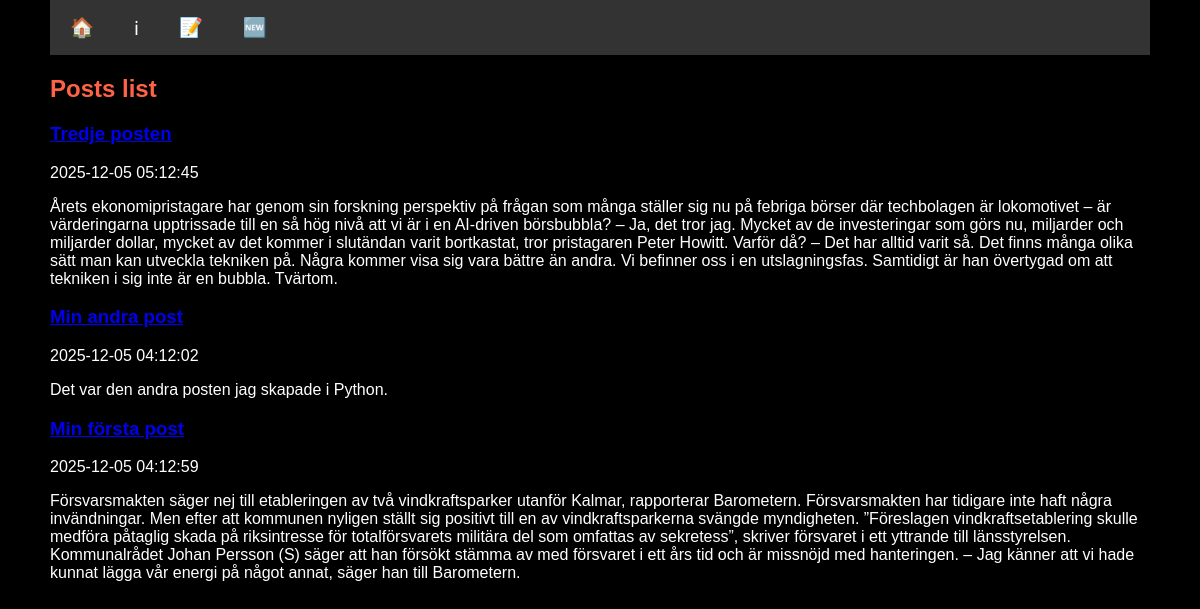
/posts/, run on the app's committed database.
### posts/models.py (models this page shows, shortened)
class Post(models.Model):
    title = models.CharField(max_length=200)
    body = models.TextField()
    slug = models.SlugField()
    date = models.DateTimeField(auto_now_add=True)
    banner = models.ImageField(default='fallback.png', blank=True)

### posts/views.py (the view)
# urls.py: path('', views.posts_lists, name='list'),
def posts_lists(request):
    posts = Post.objects.all().order_by("-date")
    return render(request, "posts/posts_lists.html", {"posts": posts})

### posts/templates/posts/posts_lists.html (shortened to what this page needs)
{% extends "layout.html" %}
{% block content %}
    <section>
        <h1 class="topheader">Posts list</h1>
        {% for post in posts %}
            <article class="post">
                <h1 class="posttitle">
                    <a href="{% url 'posts:page' slug=post.slug %}">
                        {{ post.title }}
                    </a>
                </h1>
                <p>{{ post.date|date:"Y-m-d h:m:s" }}</p>
                <p class="body">{{ post.body }}</p>
                </article>
        {% endfor %}
    </section>
{% endblock %}

### static/css/style.css (style rules this page uses)
body { margin: 50px; margin-top: 0px; padding: 0; font-family: sans-serif; font-size: 1rem; background-color: black; color: white; text-align: left; }
p.body { font-size: 1rem; text-align: left; }
h1.posttitle { color: hotpink; text-align: left; }
h1.topheader { color: tomato; }

### data on the page
Post: title "Tredje posten", date "2025-12-05 05:12:45", body "Årets ekonomipristagare har genom sin forskning perspektiv på frågan som många ställer sig nu på febriga börser där techbolagen är lokomotivet – är värderingarna upptrissade till en så hög nivå att vi är i en AI-driven börsbubbla? – Ja, det tror jag. Mycket av de investeringar som görs nu, miljarder och miljarder dollar, mycket av det kommer i slutändan varit bortkastat, tror pristagaren Peter Howitt. Varför då? – Det har alltid varit så. Det finns många olika sätt man kan utveckla tekniken på. Några kommer visa sig vara bättre än andra. Vi befinner oss i en utslagningsfas. Samtidigt är han övertygad om att tekniken i sig inte är en bubbla. Tvärtom."
Post: title "Min andra post", date "2025-12-05 04:12:02", body "Det var den andra posten jag skapade i Python."
Post: title "Min första post", date "2025-12-05 04:12:59", body "Försvarsmakten säger nej till etableringen av två vindkraftsparker utanför Kalmar, rapporterar Barometern. Försvarsmakten har tidigare inte haft några invändningar. Men efter att kommunen nyligen ställt sig positivt till en av vindkraftsparkerna svängde myndigheten. ”Föreslagen vindkraftsetablering skulle medföra påtaglig skada på riksintresse för totalförsvarets militära del som omfattas av sekretess”, skriver försvaret i ett yttrande till länsstyrelsen. Kommunalrådet Johan Persson (S) säger att han försökt stämma av med försvaret i ett års tid och är missnöjd med hanteringen. – Jag känner att vi hade kunnat lägga vår energi på något annat, säger han till Barometern."
